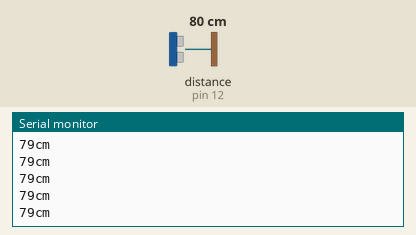
This sketch was run on a simulated Arduino Uno, built with avr-gcc and run on an emulated ATmega328P. Parts: the last lines printed to the serial monitor. Wiring (inferred from the names in the program): ultrasonic range finder: trigger pin 11; echo pin 12. The inputs (shaded band) are chosen by the test bench; at power-on: distance to the obstacle (sensor on pin 12) 80 cm. The echo pulse lasts 58.3 µs per cm.

Above: at 1.2 s.
1.3 s: distance to the obstacle (sensor on pin 12) set to 120 cm
At 2.4 s:
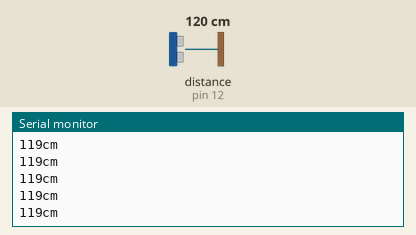
4.3 s: distance to the obstacle (sensor on pin 12) set to 299 cm
At 5.0 s:
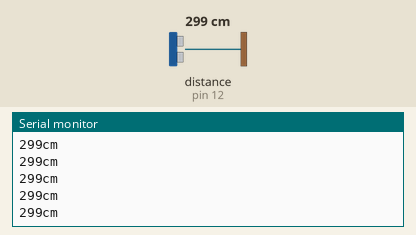
Timing chart, 0 to 7.3 s (numbered marks = the images above; inputs shaded):
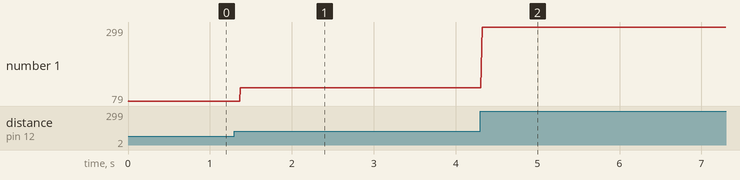

Measured:
- after the input at 1.3 s, the serial monitor: prints a new line after 0.07 s (image 1)
- after the input at 4.3 s, the serial monitor: prints a new line at once (image 2)
- plotted number 1: 79 → 119 after the input at 1.3 s, 119 → 299 after the input at 4.3 s

The sketch:

Ultrasonic_Version2.ino
```cpp
int trigPin = 11;    //Trigger pin for ultrasonic sensor
int echoPin = 12;    //Echo pin for ultrasonic sensor

int maximumRange = 200; // Maximum range needed
int minimumRange = 0; // Minimum range needed
long duration, distance; // Duration used to calculate distance

void setup()
{
	Serial.begin(9600); //Serial Port begin

	//Define inputs and outputs for the ultrasonic sensor
	pinMode(trigPin, OUTPUT);
	pinMode(echoPin, INPUT);
}

void loop()
{

  dist();

}

int dist()
{
/* The following trigPin/echoPin cycle is used to determine the
 distance of the nearest object by bouncing soundwaves off of it. */
 digitalWrite(trigPin, LOW);
 delayMicroseconds(2);

 digitalWrite(trigPin, HIGH);
 delayMicroseconds(10);

 digitalWrite(trigPin, LOW);
 duration = pulseIn(echoPin, HIGH);

 //Calculate the distance (in cm) based on the speed of sound.
 distance = duration/58.2;
 Serial.print(distance);
 Serial.print("cm");
 Serial.println();
 return(distance);
}
```
